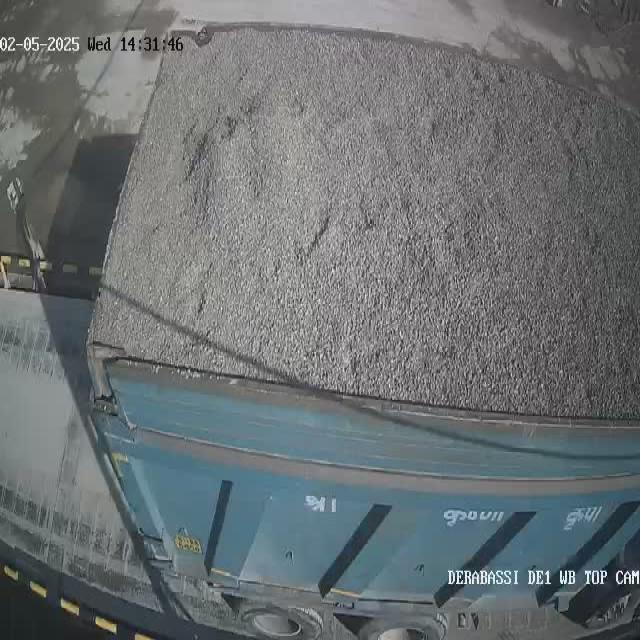
#> input picture 10MM_1-1-_png.rf.925c7702ee4fac79a9a167a0101d34ad.jpg, 640 x 640 px
$ python canny.py
#> lines starting #> are read from the running program, lines starting #| are printed output that depends on the picture; after the words box and inside, x2 and y2 are one past the last pixel; in counts of white or black regions, pixels touching at a corner belong together
import cv2
import numpy as np
import matplotlib.pyplot as plt
from PIL import Image
from google.colab import files

# 📌 Step 1: Upload the image
uploaded = files.upload()
#> the answer given: 10MM_1-1-_png.rf.925c7702ee4fac79a9a167a0101d34ad.jpg
for fn in uploaded.keys():
    image_path = fn

# 📌 Step 2: Load and convert the image
img = cv2.imread(image_path)
#> img is the input picture: shape (640, 640, 3); mean B, G, R 114.5, 112.5, 106.8
img = cv2.cvtColor(img, cv2.COLOR_BGR2RGB)

# 📌 Step 3: Crop material area
material_crop = img[0:250, 0:500]  # Adjust as needed
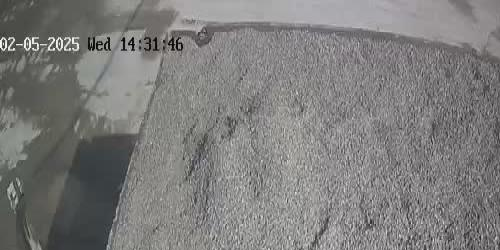
#> material_crop: shape (250, 500, 3); mean R, G, B 125.9, 125.3, 124.1

# 📌 Step 4: K-means segmentation
Z = material_crop.reshape((-1, 3)).astype(np.float32)
criteria = (cv2.TERM_CRITERIA_EPS + cv2.TERM_CRITERIA_MAX_ITER, 10, 1.0)
K = 3
_, labels, centers = cv2.kmeans(Z, K, None, criteria, 10, cv2.KMEANS_RANDOM_CENTERS)
#> centers = [[157.6, 156.5, 155.9], [84.13, 85.03, 82.62], [126.3, 125, 124.2]]
segmented_img = centers[labels.flatten()].reshape(material_crop.shape).astype(np.uint8)
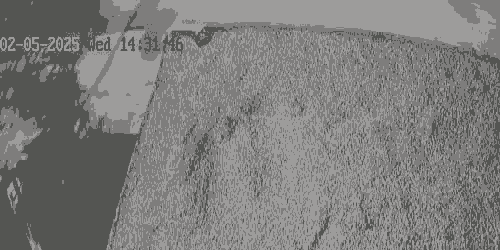
#> segmented_img: shape (250, 500, 3); mean R, G, B 125.6, 125.1, 123.6

# 📌 Step 5: Convert to grayscale
gray = cv2.cvtColor(segmented_img, cv2.COLOR_RGB2GRAY)

# 📌 Step 6: Improve contrast using histogram equalization
equalized = cv2.equalizeHist(gray)
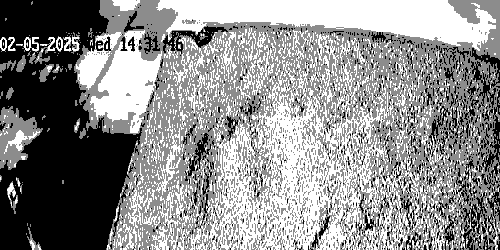
#> equalized: shape (250, 500); min 0, max 255, mean 142.5

# 📌 Step 7: Adaptive Canny (based on median intensity)
median = np.median(equalized)
#> median = 140
lower = int(max(0, 0.66 * median))
#> lower = 92
upper = int(min(255, 1.33 * median))
#> upper = 186
edges = cv2.Canny(equalized, lower, upper)
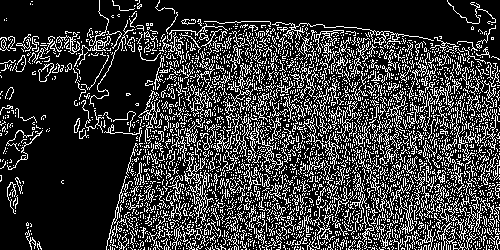
#> edges: shape (250, 500); 22.4% white in thin lines or dots

# 📌 Step 8: Find contours
contours, hierarchy = cv2.findContours(edges, cv2.RETR_EXTERNAL, cv2.CHAIN_APPROX_SIMPLE)
#> contours = 3277 contours, 3227 with area under 20; largest, box (x1, y1, x2, y2) and area: (38, 63, 54, 82) 148, (138, 90, 160, 144) 102, (74, 0, 111, 67) 100, (184, 150, 210, 186) 72, (272, 22, 434, 49) 70

# 📌 Step 9: Draw clean contours
output = material_crop.copy()
cv2.drawContours(output, contours, -1, (0, 255, 0), 1)
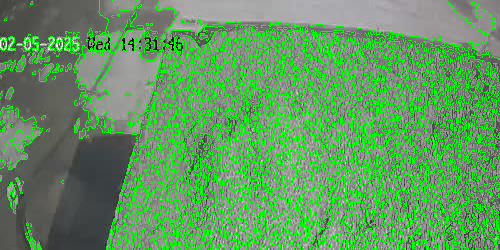
#> output: shape (250, 500, 3); mean R, G, B 96.7, 153, 95.3

# 📌 Step 10: Display results
plt.figure(figsize=(12, 6))
plt.imshow(output)
plt.title("Enhanced Wireframe")
plt.axis('off')
plt.show()

# 📌 Step 11: Optional - Edge Density %
total_pixels = edges.shape[0] * edges.shape[1]
#> total_pixels = 125000
edge_pixels = np.sum(edges > 0)
#> edge_pixels = 28027
edge_coverage = (edge_pixels / total_pixels) * 100
#> edge_coverage = 22.42
print(f"🧮 Edge coverage: {edge_coverage:.2f}%")
#| 🧮 Edge coverage: 22.42%


# Optional: Classify based on edge density
if edge_coverage < 5:
    classification = "DE1Poor"
elif edge_coverage < 15:
    classification = "DE1Avg"
else:
    classification = "DE1Good"

print(f"📊 Texture Classification: {classification}")
